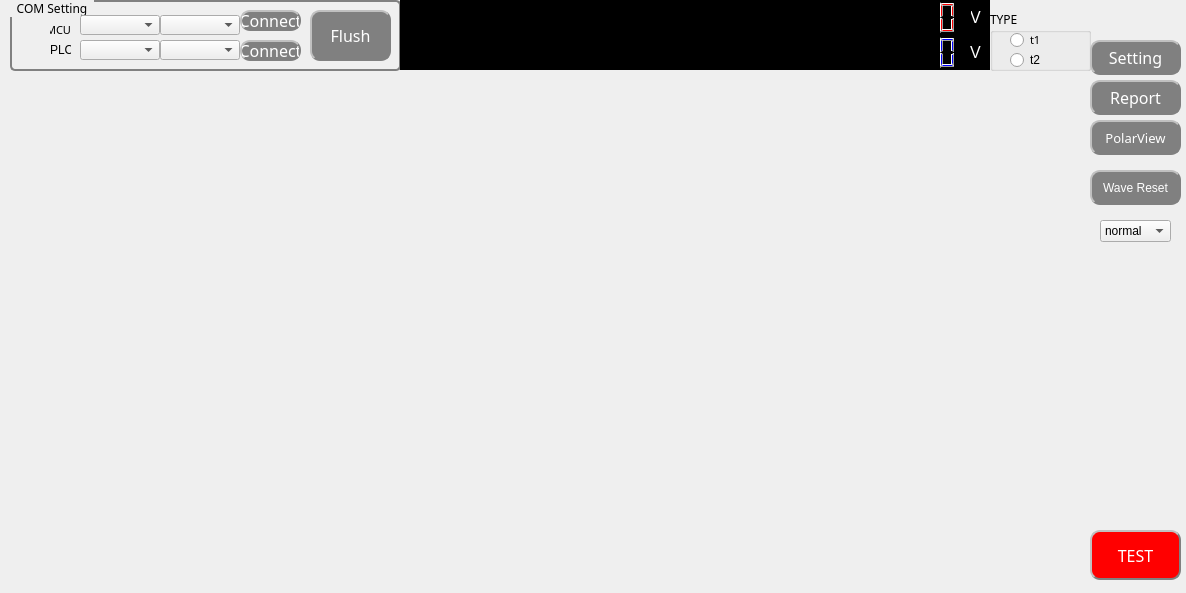
<?xml version="1.0" encoding="UTF-8"?>
<ui version="4.0">
 <class>DataMenu</class>
 <widget class="QWidget" name="DataMenu">
  <property name="geometry">
   <rect>
    <x>0</x>
    <y>0</y>
    <width>1186</width>
    <height>593</height>
   </rect>
  </property>
  <property name="minimumSize">
   <size>
    <width>600</width>
    <height>0</height>
   </size>
  </property>
  <property name="windowTitle">
   <string>Form</string>
  </property>
  <property name="styleSheet">
   <string notr="true">background-color: rgb(211, 211, 211);
QWidget{border-top-left-radius:15px;border-top-right-radius:5px;}</string>
  </property>
  <widget class="QGroupBox" name="groupBox_2">
   <property name="geometry">
    <rect>
     <x>10</x>
     <y>0</y>
     <width>391</width>
     <height>71</height>
    </rect>
   </property>
   <property name="font">
    <font>
     <family>黑体</family>
     <pointsize>9</pointsize>
    </font>
   </property>
   <property name="styleSheet">
    <string notr="true">QGroupBox{
background-color: qlineargradient(x1:0, y1:0, x2:0, y2:1,
stop:0#D3D3D3, stop: 1 #D3D3D3);
border:2px solid gray;
border-radius:5px;
margin-top:1ex;/* leave space at the top for the title */
}

QGroupBox::title {
subcontrol-origin: margin;
subcontrol-position: top left;
padding: 0 5px;
}</string>
   </property>
   <property name="title">
    <string>COM Setting</string>
   </property>
   <widget class="QPushButton" name="pushButtonConnectMcu">
    <property name="geometry">
     <rect>
      <x>230</x>
      <y>10</y>
      <width>61</width>
      <height>21</height>
     </rect>
    </property>
    <property name="font">
     <font>
      <family>黑体</family>
      <pointsize>12</pointsize>
      <weight>50</weight>
      <italic>false</italic>
      <bold>false</bold>
     </font>
    </property>
    <property name="styleSheet">
     <string notr="true">QPushButton{
	font: 12pt &quot;黑体&quot;;


	color: rgb(0, 170, 0);
background-color:gray;
color: white;   border-radius: 10px;  
border: 2px groove gray;                                            
border-style: outset;
}
QPushButton:hover{
font: 12pt &quot;黑体&quot;;
background-color:white; color: black;
}
QPushButton:pressed{
font: 12pt &quot;黑体&quot;;
background-color:rgb(85, 170, 255);                                                           border-style: inset; 
}</string>
    </property>
    <property name="text">
     <string>Connect</string>
    </property>
   </widget>
   <widget class="QComboBox" name="rateCbx_plc">
    <property name="geometry">
     <rect>
      <x>150</x>
      <y>40</y>
      <width>80</width>
      <height>20</height>
     </rect>
    </property>
    <property name="sizePolicy">
     <sizepolicy hsizetype="Fixed" vsizetype="Fixed">
      <horstretch>0</horstretch>
      <verstretch>0</verstretch>
     </sizepolicy>
    </property>
    <property name="minimumSize">
     <size>
      <width>80</width>
      <height>20</height>
     </size>
    </property>
    <property name="maximumSize">
     <size>
      <width>80</width>
      <height>20</height>
     </size>
    </property>
   </widget>
   <widget class="QComboBox" name="rateCbx_stm">
    <property name="geometry">
     <rect>
      <x>150</x>
      <y>15</y>
      <width>80</width>
      <height>20</height>
     </rect>
    </property>
    <property name="sizePolicy">
     <sizepolicy hsizetype="Fixed" vsizetype="Fixed">
      <horstretch>0</horstretch>
      <verstretch>0</verstretch>
     </sizepolicy>
    </property>
    <property name="minimumSize">
     <size>
      <width>80</width>
      <height>20</height>
     </size>
    </property>
    <property name="maximumSize">
     <size>
      <width>80</width>
      <height>20</height>
     </size>
    </property>
   </widget>
   <widget class="QComboBox" name="portCbx_plc">
    <property name="geometry">
     <rect>
      <x>70</x>
      <y>40</y>
      <width>80</width>
      <height>20</height>
     </rect>
    </property>
    <property name="sizePolicy">
     <sizepolicy hsizetype="Fixed" vsizetype="Fixed">
      <horstretch>0</horstretch>
      <verstretch>0</verstretch>
     </sizepolicy>
    </property>
    <property name="minimumSize">
     <size>
      <width>80</width>
      <height>20</height>
     </size>
    </property>
    <property name="maximumSize">
     <size>
      <width>80</width>
      <height>20</height>
     </size>
    </property>
   </widget>
   <widget class="QComboBox" name="portCbx_stm">
    <property name="geometry">
     <rect>
      <x>70</x>
      <y>15</y>
      <width>80</width>
      <height>20</height>
     </rect>
    </property>
    <property name="sizePolicy">
     <sizepolicy hsizetype="Fixed" vsizetype="Fixed">
      <horstretch>0</horstretch>
      <verstretch>0</verstretch>
     </sizepolicy>
    </property>
    <property name="minimumSize">
     <size>
      <width>80</width>
      <height>20</height>
     </size>
    </property>
    <property name="maximumSize">
     <size>
      <width>80</width>
      <height>20</height>
     </size>
    </property>
   </widget>
   <widget class="QLabel" name="label_5">
    <property name="geometry">
     <rect>
      <x>40</x>
      <y>20</y>
      <width>21</width>
      <height>20</height>
     </rect>
    </property>
    <property name="font">
     <font>
      <family>黑体</family>
      <pointsize>8</pointsize>
      <weight>50</weight>
      <italic>false</italic>
      <bold>false</bold>
     </font>
    </property>
    <property name="styleSheet">
     <string notr="true">font: 8pt &quot;黑体&quot;;</string>
    </property>
    <property name="text">
     <string>MCU</string>
    </property>
    <property name="alignment">
     <set>Qt::AlignRight|Qt::AlignTrailing|Qt::AlignVCenter</set>
    </property>
   </widget>
   <widget class="QLabel" name="label_6">
    <property name="geometry">
     <rect>
      <x>40</x>
      <y>40</y>
      <width>21</width>
      <height>20</height>
     </rect>
    </property>
    <property name="styleSheet">
     <string notr="true">font: 8pt &quot;黑体&quot;;</string>
    </property>
    <property name="text">
     <string>PLC</string>
    </property>
   </widget>
   <widget class="QPushButton" name="pushButtonUsartStartFlush">
    <property name="geometry">
     <rect>
      <x>300</x>
      <y>10</y>
      <width>81</width>
      <height>51</height>
     </rect>
    </property>
    <property name="font">
     <font>
      <family>黑体</family>
      <pointsize>12</pointsize>
      <weight>50</weight>
      <italic>false</italic>
      <bold>false</bold>
     </font>
    </property>
    <property name="styleSheet">
     <string notr="true">QPushButton{
	font: 12pt &quot;黑体&quot;;


	color: rgb(0, 170, 0);
background-color:gray;
color: white;   border-radius: 10px;  
border: 2px groove gray;                                            
border-style: outset;
}
QPushButton:hover{
font: 12pt &quot;黑体&quot;;
background-color:white; color: black;
}
QPushButton:pressed{
font: 12pt &quot;黑体&quot;;
background-color:rgb(85, 170, 255);                                                           border-style: inset; 
}</string>
    </property>
    <property name="text">
     <string>Flush</string>
    </property>
   </widget>
   <widget class="QPushButton" name="pushButtonConnectPlc">
    <property name="geometry">
     <rect>
      <x>230</x>
      <y>40</y>
      <width>61</width>
      <height>21</height>
     </rect>
    </property>
    <property name="font">
     <font>
      <family>黑体</family>
      <pointsize>12</pointsize>
      <weight>50</weight>
      <italic>false</italic>
      <bold>false</bold>
     </font>
    </property>
    <property name="styleSheet">
     <string notr="true">QPushButton{
	font: 12pt &quot;黑体&quot;;


	color: rgb(0, 170, 0);
background-color:gray;
color: white;   border-radius: 10px;  
border: 2px groove gray;                                            
border-style: outset;
}
QPushButton:hover{
font: 12pt &quot;黑体&quot;;
background-color:white; color: black;
}
QPushButton:pressed{
font: 12pt &quot;黑体&quot;;
background-color:rgb(85, 170, 255);                                                           border-style: inset; 
}</string>
    </property>
    <property name="text">
     <string>Connect</string>
    </property>
   </widget>
  </widget>
  <widget class="QWidget" name="horizontalLayoutWidget">
   <property name="geometry">
    <rect>
     <x>10</x>
     <y>70</y>
     <width>1081</width>
     <height>511</height>
    </rect>
   </property>
   <layout class="QHBoxLayout" name="horizontalLayout_chartview"/>
  </widget>
  <widget class="QPushButton" name="pushButtonWaveReset">
   <property name="geometry">
    <rect>
     <x>1090</x>
     <y>170</y>
     <width>91</width>
     <height>35</height>
    </rect>
   </property>
   <property name="styleSheet">
    <string notr="true">QPushButton{
	font: 12pt &quot;黑体&quot;;


	color: rgb(0, 170, 0);
background-color:gray;
color: white;   border-radius: 10px;  
border: 2px groove gray;                                            
border-style: outset;
}
QPushButton:hover{
font: 12pt &quot;黑体&quot;;
background-color:white; color: black;
}
QPushButton:pressed{
font: 12pt &quot;黑体&quot;;
background-color:rgb(85, 170, 255);                                                           border-style: inset; 
}</string>
   </property>
   <property name="text">
    <string>Wave Reset</string>
   </property>
  </widget>
  <widget class="QPushButton" name="setBtnOutPutData">
   <property name="geometry">
    <rect>
     <x>1090</x>
     <y>80</y>
     <width>91</width>
     <height>35</height>
    </rect>
   </property>
   <property name="sizePolicy">
    <sizepolicy hsizetype="Fixed" vsizetype="Preferred">
     <horstretch>0</horstretch>
     <verstretch>0</verstretch>
    </sizepolicy>
   </property>
   <property name="font">
    <font>
     <family>黑体</family>
     <pointsize>12</pointsize>
     <weight>50</weight>
     <italic>false</italic>
     <bold>false</bold>
    </font>
   </property>
   <property name="styleSheet">
    <string notr="true">QPushButton{
	font: 12pt &quot;黑体&quot;;


	color: rgb(0, 170, 0);
background-color:gray;
color: white;   border-radius: 10px;  
border: 2px groove gray;                                            
border-style: outset;
}
QPushButton:hover{
font: 12pt &quot;黑体&quot;;
background-color:white; color: black;
}
QPushButton:pressed{
font: 12pt &quot;黑体&quot;;
background-color:rgb(85, 170, 255);                                                           border-style: inset; 
}</string>
   </property>
   <property name="text">
    <string>Report</string>
   </property>
  </widget>
  <widget class="QPushButton" name="setBtn">
   <property name="geometry">
    <rect>
     <x>1090</x>
     <y>40</y>
     <width>91</width>
     <height>35</height>
    </rect>
   </property>
   <property name="sizePolicy">
    <sizepolicy hsizetype="Fixed" vsizetype="Preferred">
     <horstretch>0</horstretch>
     <verstretch>0</verstretch>
    </sizepolicy>
   </property>
   <property name="font">
    <font>
     <family>黑体</family>
     <pointsize>12</pointsize>
     <weight>50</weight>
     <italic>false</italic>
     <bold>false</bold>
    </font>
   </property>
   <property name="styleSheet">
    <string notr="true">QPushButton{
	font: 12pt &quot;黑体&quot;;


	color: rgb(0, 170, 0);
background-color:gray;
color: white;   border-radius: 10px;  
border: 2px groove gray;                                            
border-style: outset;
}
QPushButton:hover{
font: 12pt &quot;黑体&quot;;
background-color:white; color: black;
}
QPushButton:pressed{
font: 12pt &quot;黑体&quot;;
background-color:rgb(85, 170, 255);                                                           border-style: inset; 
}</string>
   </property>
   <property name="text">
    <string>Setting</string>
   </property>
  </widget>
  <widget class="QPushButton" name="pushButtonTEST">
   <property name="geometry">
    <rect>
     <x>1090</x>
     <y>530</y>
     <width>91</width>
     <height>50</height>
    </rect>
   </property>
   <property name="sizePolicy">
    <sizepolicy hsizetype="Fixed" vsizetype="Preferred">
     <horstretch>0</horstretch>
     <verstretch>0</verstretch>
    </sizepolicy>
   </property>
   <property name="minimumSize">
    <size>
     <width>50</width>
     <height>0</height>
    </size>
   </property>
   <property name="font">
    <font>
     <family>黑体</family>
     <pointsize>12</pointsize>
     <weight>50</weight>
     <italic>false</italic>
     <bold>false</bold>
    </font>
   </property>
   <property name="styleSheet">
    <string notr="true">QPushButton{
	font: 12pt &quot;黑体&quot;;
	color: rgb(0, 170, 0);
background-color:red;
color: white;   border-radius: 10px;  
border: 2px groove gray;                                            
border-style: outset;
}
QPushButton:hover{
font: 12pt &quot;黑体&quot;;
background-color:white; color: black;
}
QPushButton:pressed{
font: 12pt &quot;黑体&quot;;
background-color:rgb(85, 170, 255);                                                           border-style: inset; 
}</string>
   </property>
   <property name="text">
    <string>TEST</string>
   </property>
  </widget>
  <widget class="QLabel" name="label_3">
   <property name="geometry">
    <rect>
     <x>970</x>
     <y>0</y>
     <width>20</width>
     <height>35</height>
    </rect>
   </property>
   <property name="sizePolicy">
    <sizepolicy hsizetype="Fixed" vsizetype="Fixed">
     <horstretch>0</horstretch>
     <verstretch>0</verstretch>
    </sizepolicy>
   </property>
   <property name="minimumSize">
    <size>
     <width>20</width>
     <height>35</height>
    </size>
   </property>
   <property name="maximumSize">
    <size>
     <width>20</width>
     <height>35</height>
    </size>
   </property>
   <property name="font">
    <font>
     <pointsize>12</pointsize>
    </font>
   </property>
   <property name="styleSheet">
    <string notr="true">background-color: rgba(0, 0, 0);
color: rgb(255, 255, 255);</string>
   </property>
   <property name="text">
    <string>V</string>
   </property>
  </widget>
  <widget class="QTextEdit" name="textEditShow">
   <property name="geometry">
    <rect>
     <x>400</x>
     <y>0</y>
     <width>461</width>
     <height>70</height>
    </rect>
   </property>
   <property name="styleSheet">
    <string notr="true">color: rgb(255, 0, 0);
font: 75 9pt &quot;Arial&quot;;
background-color: rgb(0, 0, 0);</string>
   </property>
  </widget>
  <widget class="QRadioButton" name="radioButtonTabel1">
   <property name="geometry">
    <rect>
     <x>1010</x>
     <y>30</y>
     <width>81</width>
     <height>20</height>
    </rect>
   </property>
   <property name="font">
    <font>
     <family>黑体</family>
     <pointsize>8</pointsize>
     <weight>50</weight>
     <italic>false</italic>
     <bold>false</bold>
    </font>
   </property>
   <property name="styleSheet">
    <string notr="true">font: 8pt &quot;黑体&quot;;</string>
   </property>
   <property name="text">
    <string>t1</string>
   </property>
  </widget>
  <widget class="QRadioButton" name="radioButtonTabel2">
   <property name="geometry">
    <rect>
     <x>1010</x>
     <y>50</y>
     <width>81</width>
     <height>20</height>
    </rect>
   </property>
   <property name="styleSheet">
    <string notr="true">font: 8pt &quot;黑体&quot;;</string>
   </property>
   <property name="text">
    <string>t2</string>
   </property>
  </widget>
  <widget class="QGroupBox" name="groupBox_3">
   <property name="geometry">
    <rect>
     <x>990</x>
     <y>10</y>
     <width>101</width>
     <height>61</height>
    </rect>
   </property>
   <property name="font">
    <font>
     <family>黑体</family>
     <pointsize>9</pointsize>
    </font>
   </property>
   <property name="title">
    <string>TYPE</string>
   </property>
  </widget>
  <widget class="QLCDNumber" name="lcdNumber_ABMagneticField">
   <property name="geometry">
    <rect>
     <x>860</x>
     <y>0</y>
     <width>111</width>
     <height>35</height>
    </rect>
   </property>
   <property name="styleSheet">
    <string notr="true">color: rgb(255, 0, 0);
background-color: rgb(0, 0, 0);</string>
   </property>
  </widget>
  <widget class="QLCDNumber" name="lcdNumber_ZeroMagneticField">
   <property name="geometry">
    <rect>
     <x>860</x>
     <y>35</y>
     <width>111</width>
     <height>35</height>
    </rect>
   </property>
   <property name="styleSheet">
    <string notr="true">color: rgb(0, 0, 255);
background-color: rgb(0, 0, 0);</string>
   </property>
  </widget>
  <widget class="QLabel" name="label_7">
   <property name="geometry">
    <rect>
     <x>970</x>
     <y>35</y>
     <width>20</width>
     <height>35</height>
    </rect>
   </property>
   <property name="sizePolicy">
    <sizepolicy hsizetype="Fixed" vsizetype="Fixed">
     <horstretch>0</horstretch>
     <verstretch>0</verstretch>
    </sizepolicy>
   </property>
   <property name="minimumSize">
    <size>
     <width>20</width>
     <height>35</height>
    </size>
   </property>
   <property name="maximumSize">
    <size>
     <width>20</width>
     <height>35</height>
    </size>
   </property>
   <property name="font">
    <font>
     <pointsize>12</pointsize>
    </font>
   </property>
   <property name="styleSheet">
    <string notr="true">background-color: rgba(0, 0, 0);
color: rgb(255, 255, 255);</string>
   </property>
   <property name="text">
    <string>V</string>
   </property>
  </widget>
  <widget class="QPushButton" name="pushButtonPolarView">
   <property name="geometry">
    <rect>
     <x>1090</x>
     <y>120</y>
     <width>91</width>
     <height>35</height>
    </rect>
   </property>
   <property name="font">
    <font>
     <family>黑体</family>
     <pointsize>10</pointsize>
     <weight>50</weight>
     <italic>false</italic>
     <bold>false</bold>
    </font>
   </property>
   <property name="styleSheet">
    <string notr="true">QPushButton{
	font: 10pt &quot;黑体&quot;;


	color: rgb(0, 170, 0);
background-color:gray;
color: white;   border-radius: 10px;  
border: 2px groove gray;                                            
border-style: outset;
}
QPushButton:hover{
font: 10pt &quot;黑体&quot;;
background-color:white; color: black;
}
QPushButton:pressed{font: 10pt &quot;黑体&quot;;
background-color:rgb(85, 170, 255);                                                           border-style: inset; 
}</string>
   </property>
   <property name="text">
    <string>PolarView</string>
   </property>
  </widget>
  <widget class="QComboBox" name="comboBoxChart">
   <property name="geometry">
    <rect>
     <x>1100</x>
     <y>220</y>
     <width>71</width>
     <height>22</height>
    </rect>
   </property>
   <item>
    <property name="text">
     <string>normal</string>
    </property>
   </item>
   <item>
    <property name="text">
     <string>lock X</string>
    </property>
   </item>
   <item>
    <property name="text">
     <string>lock Y</string>
    </property>
   </item>
  </widget>
  <zorder>pushButtonTEST</zorder>
  <zorder>groupBox_3</zorder>
  <zorder>groupBox_2</zorder>
  <zorder>horizontalLayoutWidget</zorder>
  <zorder>pushButtonWaveReset</zorder>
  <zorder>setBtnOutPutData</zorder>
  <zorder>setBtn</zorder>
  <zorder>label_3</zorder>
  <zorder>textEditShow</zorder>
  <zorder>radioButtonTabel1</zorder>
  <zorder>radioButtonTabel2</zorder>
  <zorder>lcdNumber_ABMagneticField</zorder>
  <zorder>lcdNumber_ZeroMagneticField</zorder>
  <zorder>label_7</zorder>
  <zorder>pushButtonPolarView</zorder>
  <zorder>comboBoxChart</zorder>
 </widget>
 <resources/>
 <connections/>
</ui>
